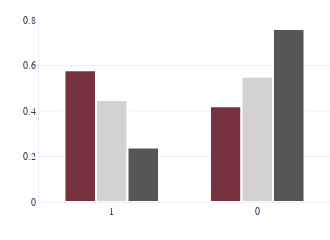

The notebook cell this image was saved under:
### Code cell
barchart(df,'Target', 'roof')

### Figure 1 — Plotly figure (JSON) as saved in the notebook; plotly's stock layout.template omitted (floating-point values rounded to 4 significant figures)
{"data": [{"marker": {"color": "#76323F", "line": {"color": "rgb(255, 255, 255)", "width": 2}}, "name": "roof = 0", "type": "bar", "x": [1, 0], "y": [0.5791, 0.4209]}, {"marker": {"color": "#d4d1d3", "line": {"color": "rgb(255, 255, 255)", "width": 2}}, "name": "roof = 1", "type": "bar", "x": [0, 1], "y": [0.5511, 0.4489]}, {"marker": {"color": "#565656", "line": {"color": "rgb(255, 255, 255)", "width": 2}}, "name": "roof = 2", "type": "bar", "x": [0, 1], "y": [0.7606, 0.2394]}], "layout": {"autosize": false, "bargap": 0.35, "font": {"family": "Raleway", "size": 10}, "height": 200, "legend": {"orientation": "h", "x": -0.02289, "y": -0.1896, "yanchor": "top"}, "margin": {"b": 10, "l": 10, "r": 0, "t": 20}, "showlegend": false, "title": {"text": ""}, "transition": {"duration": 500, "easing": "cubic-in-out"}, "width": 330, "xaxis": {"autorange": true, "showline": true, "title": {"text": ""}, "type": "category"}, "yaxis": {"autorange": true, "showgrid": true, "showline": true, "title": {"text": ""}, "type": "linear", "zeroline": false}}}
